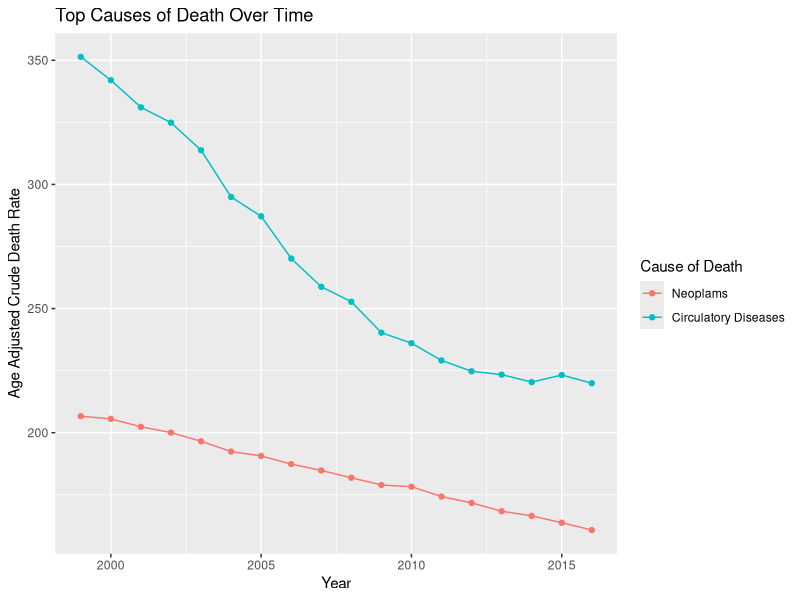
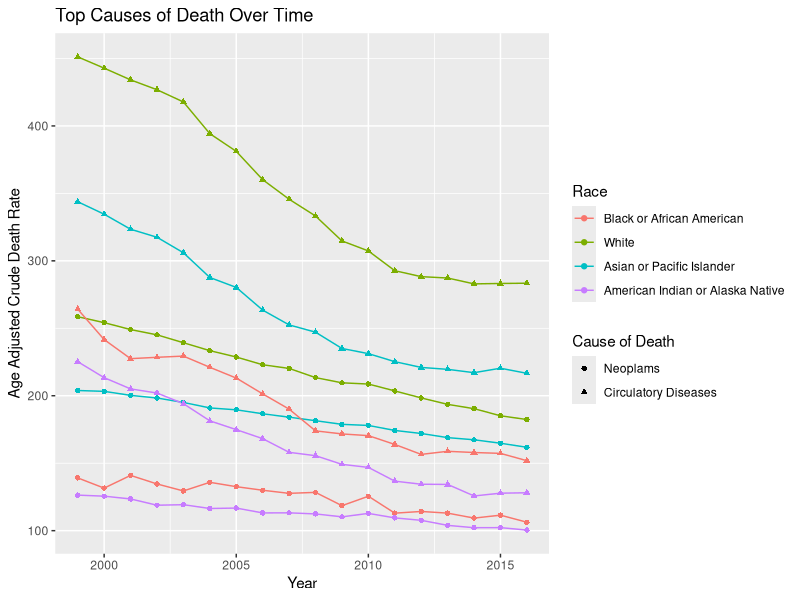
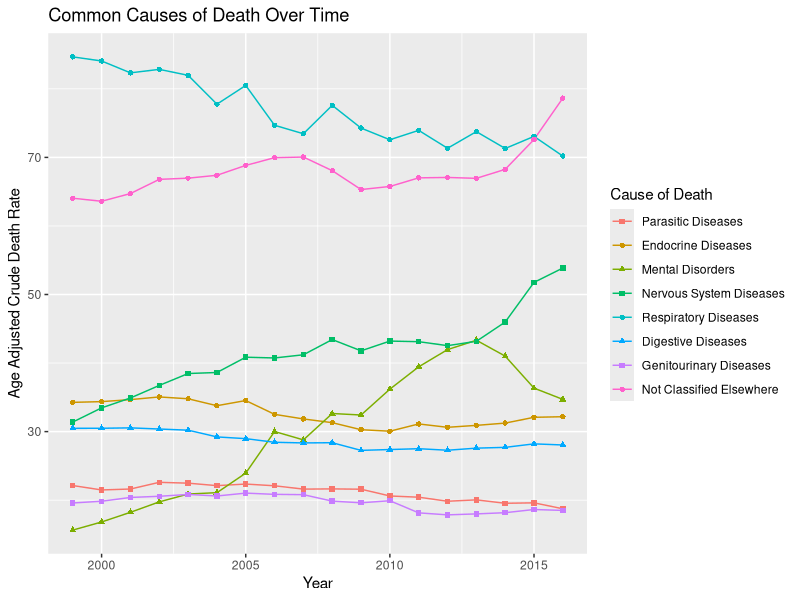
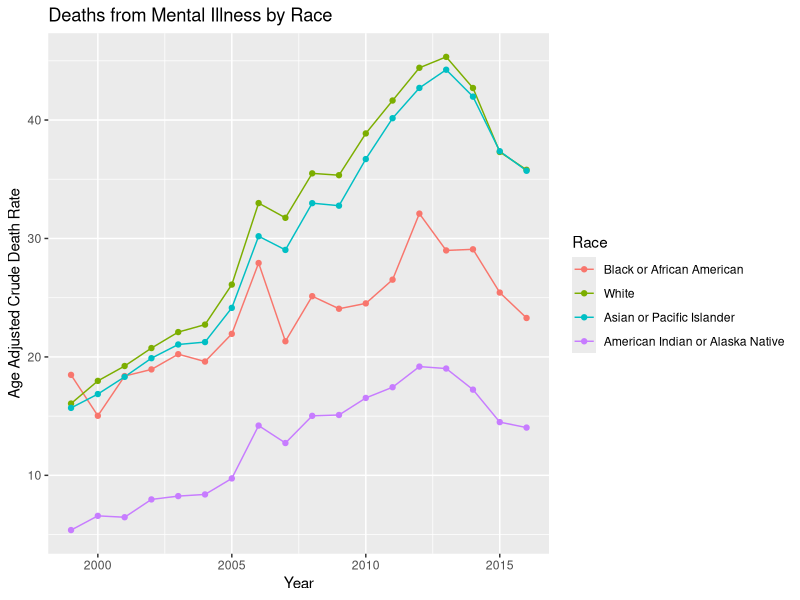
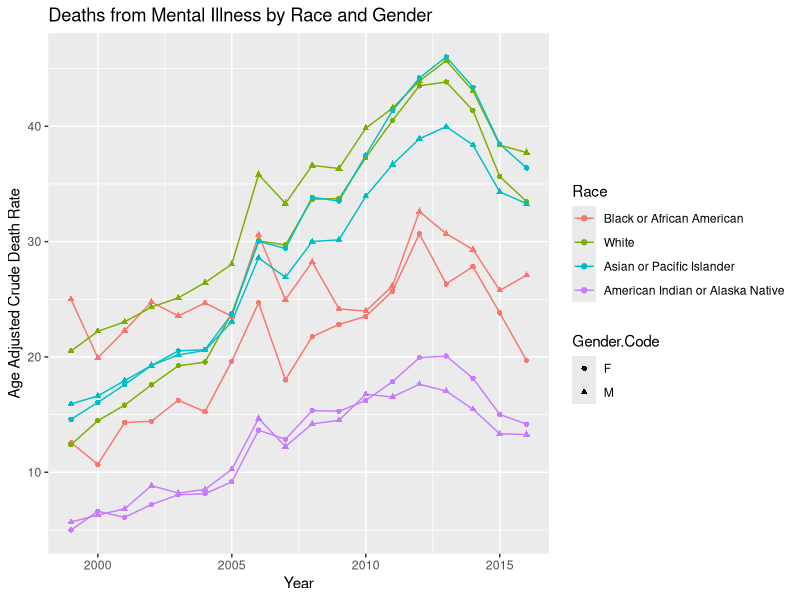
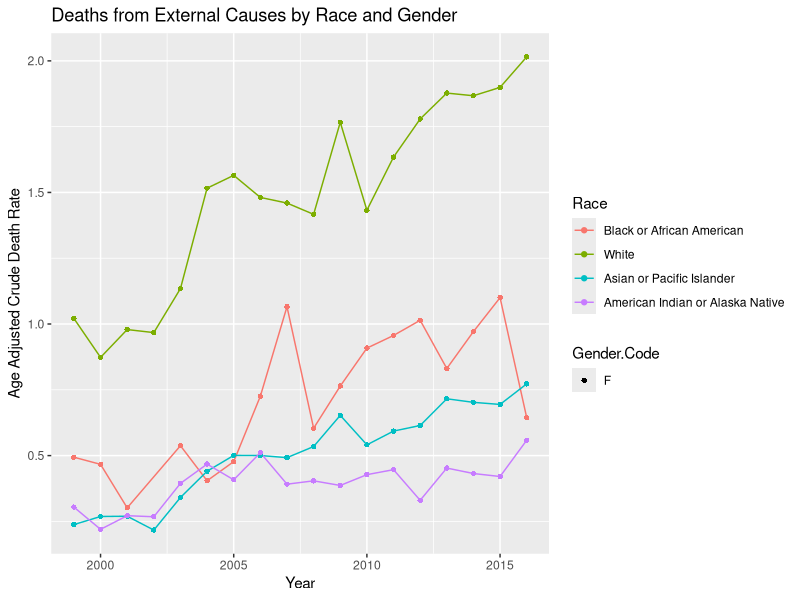

Source code (R) for these figures, in order:
# Setup ----
library(rstudioapi)
library(tidyverse)

setwd(dirname(getActiveDocumentContext()$path))

df_1     <- read.delim("mortality_1999-2016_1.txt")
df_1_4   <- read.delim("mortality_1999-2016_1-4.txt")
df_5_9   <- read.delim("mortality_1999-2016_5-9.txt")
df_10_14 <- read.delim("mortality_1999-2016_10-14.txt")
df_15_19 <- read.delim("mortality_1999-2016_15-19.txt")
df_20_24 <- read.delim("mortality_1999-2016_20-24.txt")
df_25_34 <- read.delim("mortality_1999-2016_25-34.txt")
df_35_44 <- read.delim("mortality_1999-2016_35-44.txt")
df_35_44 <- read.delim("mortality_1999-2016_35-44.txt")
df_45_54 <- read.delim("mortality_1999-2016_45-54.txt")
df_55_64 <- read.delim("mortality_1999-2016_55-64.txt")
df_65_74 <- read.delim("mortality_1999-2016_65-74.txt")
df_75_84 <- read.delim("mortality_1999-2016_75-84.txt")
df_85    <- read.delim("mortality_1999-2016_85+.txt")

df <- rbind(df_1, 
            df_1_4, 
            df_5_9, 
            df_10_14, 
            df_15_19, 
            df_20_24, 
            df_25_34, 
            df_35_44,
            df_45_54,
            df_55_64,
            df_65_74,
            df_75_84,
            df_85)

# Data Cleaning ----

# Check for NA values
apply(df, 2, function(x) sum(is.na(x)))

# Create new dataframe to examine cause of NA Age Group values
age_group_na <- subset(df, subset = is.na(df$Age.Group.Code))

head(age_group_na)

# Remove NA Age Group values

df <- subset(df, subset = !is.na(df$Age.Group.Code))

# Create new dataframe to examine cause of NA Year values
year_na <- subset(df, subset = is.na(df$Year))

head(year_na)

# Remove NA Year values

df <- subset(df, subset = !is.na(df$Year))

# Check empty values

apply(df, 2, function(x) sum(x == ""))

# Check dataframe length to see if empty Notes values = total columns

dim(df)

# Check dataframe structure

str(df)

# Make index of icd chapters and chapter codes, then make columns for range of each chapter

sub_chapter_start <- substr(df$ICD.Sub.Chapter.Code, 1, 3)

df <- df %>% mutate(ICD.Chapter.Code = case_when(
  sub_chapter_start >= "A00" & sub_chapter_start <= "B99" ~ "A00-B99",
  sub_chapter_start >= "C00" & sub_chapter_start <= "D48" ~ "C00-D48",
  sub_chapter_start >= "D50" & sub_chapter_start <= "D89" ~ "D50-D89",
  sub_chapter_start >= "E00" & sub_chapter_start <= "E90" ~ "E00-E90",
  sub_chapter_start >= "F00" & sub_chapter_start <= "F99" ~ "F00-F99",
  sub_chapter_start >= "G00" & sub_chapter_start <= "G99" ~ "G00-G99",
  sub_chapter_start >= "H00" & sub_chapter_start <= "H59" ~ "H00-H59",
  sub_chapter_start >= "H60" & sub_chapter_start <= "H95" ~ "H60-H95",
  sub_chapter_start >= "I00" & sub_chapter_start <= "I99" ~ "I00-I99",
  sub_chapter_start >= "J00" & sub_chapter_start <= "J99" ~ "J00-J99",
  sub_chapter_start >= "K00" & sub_chapter_start <= "K93" ~ "K00-K93",
  sub_chapter_start >= "L00" & sub_chapter_start <= "L99" ~ "L00-L99",
  sub_chapter_start >= "M00" & sub_chapter_start <= "M99" ~ "M00-M99",
  sub_chapter_start >= "N00" & sub_chapter_start <= "N99" ~ "N00-N99",
  sub_chapter_start >= "O00" & sub_chapter_start <= "O99" ~ "O00-O99",
  sub_chapter_start >= "P00" & sub_chapter_start <= "P96" ~ "P00-P96",
  sub_chapter_start >= "Q00" & sub_chapter_start <= "Q99" ~ "Q00-Q99",
  sub_chapter_start >= "R00" & sub_chapter_start <= "R99" ~ "R00-R99",
  sub_chapter_start >= "S00" & sub_chapter_start <= "T98" ~ "S00-T98",
  sub_chapter_start >= "U00" & sub_chapter_start <= "U99" ~ "U00-U99",
  sub_chapter_start >= "V01" & sub_chapter_start <= "Y98" ~ "V01-Y98",
  sub_chapter_start >= "Z00" & sub_chapter_start <= "Z99" ~ "Z00-Z99",
))

# Check unique values of columns to be converted into keys

unique(df$ICD.Chapter.Code)
unique(df$ICD.Sub.Chapter)
unique(df$ICD.Sub.Chapter.Code)
unique(df$Year)
unique(df$Year.Code)
unique(df$Age.Group)
unique(df$Age.Group.Code)
unique(df$Gender)
unique(df$Gender.Code)
unique(df$Race)
unique(df$Race.Code)

# Remove non-numeric values from Crude.Rate

df$Crude.Rate <- gsub("[^0-9.]", "", df$Crude.Rate)

# Check non-numeric in Crude.Rate

length(grep("(^$)|([0-9])", df$Crude.Rate, invert = TRUE))

# Convert Data Types

factors <- c("ICD.Chapter.Code", 
            "ICD.Sub.Chapter.Code",
            "Age.Group.Code",
            "Gender.Code",
            "Race.Code")

df[,factors] <- lapply(df[,factors],
                        factor)

df$Crude.Rate <- as.numeric(df$Crude.Rate)

# Create keys for columns to be removed

gender_key <- unique(df[, c("Gender.Code", "Gender")])
age_key <- unique(df[, c("Age.Group.Code", "Age.Group")])
icd_key <- data.frame(ICD.Chapter.Code = unique(df[, c("ICD.Chapter.Code")]),
                      ICD.Chapter = c(
                        "Parasitic Diseases",
                        "Neoplams",
                        "Blood Diseases",
                        "Endocrine Diseases",
                        "Mental Disorders",
                        "Nervous System Diseases",
                        "Eye Diseases",
                        "Ear Diseases",
                        "Circulatory Diseases",
                        "Respiratory Diseases",
                        "Digestive Diseases",
                        "Skin Diseases",
                        "Muscular Diseases",
                        "Genitourinary Diseases",
                        "Pregnancy/Childbirth",
                        "Perinatal Conditions",
                        "Congenital Malformations",
                        "Not Classified Elsewhere",
                        "Special Purposes",
                        "External Causes"
                      )
)
icd_sub_key <- unique(df[, c("ICD.Sub.Chapter.Code", "ICD.Sub.Chapter", "ICD.Chapter.Code")])
race_key <- unique(df[, c("Race.Code", "Race")])

# Add population weights to age key

age_key$Age.Weight <- c(0.013818, # <1
                        0.055317, # 1-4
                        0.145565, # 5-9
                        0.145565, # 10-14
                        0.138646, # 15-19
                        0.138646, # 20-24
                        0.135573, # 25-34
                        0.162613, # 35-44
                        0.134834, # 45-54
                        0.087247, # 55-64
                        0.066037, # 65-74
                        0.044842, # 75-84
                        0.015508  # >=85
)

# Remove unwanted columns
df <- subset(df, select = -c(1, 2, 5, 6, 8, 10, 14))

df <- select(df, ICD.Chapter.Code, everything())

# Exploratory Analysis ----

total_deaths <- df %>%
  left_join(icd_key, by = c("ICD.Chapter.Code" = "ICD.Chapter.Code")) %>%
  group_by(ICD.Chapter.Code, ICD.Chapter) %>%
  summarise(Deaths = sum(Deaths)) %>%
  arrange(desc(Deaths))

print(total_deaths)

# Create function for calculating age adjusted death rates

# Function takes the name of the dataframe, then the name(s) of any grouping variables of interest
age_adjust <- function(X, ...){
  
  # Age.Group.Call needs to be included alongside the specific groups listed in the function call.
  X <- group_by(X, ..., Age.Group.Code)
  
  X <- summarise(X, Population = sum(unique(Population)), Deaths = sum(Deaths))
  
  # Calculate crude rate for each age group
  X$Crude.Rate <- (X$Deaths * 100000) / X$Population
  
  # Add in the age weights from the age_key dataframe 
  X <- merge(
    X,
    age_key[, c("Age.Group.Code", "Age.Weight")],
    by = "Age.Group.Code"
  ) 
  
  # Multiply crude rates by age weight and sum across age groups for finished product
  X$Age.Adjustment <- X$Age.Weight * X$Crude.Rate
  
  X <- group_by(X, ...)
  
  X <- summarise(X, Crude.Rate.Adjusted = sum(Age.Adjustment))
  
  return(X)
}

# Age Adjusted Crude Rate by year for two causes of death

death_cause <- c("I00-I99", "C00-D48")

filter(df, ICD.Chapter.Code %in% death_cause) %>%
  age_adjust(ICD.Chapter.Code, Year) %>%
  ggplot(aes(x = Year, y = Crude.Rate.Adjusted, color = ICD.Chapter.Code)) +
  geom_line() +
  geom_point() +
  ylab("Age Adjusted Crude Death Rate") +
  labs(title = "Top Causes of Death Over Time") +
  scale_color_discrete(
    labels = icd_key$ICD.Chapter[
      icd_key$ICD.Chapter.Code %in% death_cause
    ],
    name = "Cause of Death"
  )

# Age Adjusted Crude Rate by year and race for two causes of death

filter(df, ICD.Chapter.Code %in% death_cause) %>%
  age_adjust(ICD.Chapter.Code, Year, Race.Code) %>%
  ggplot(
    aes(
      x = Year,
      y = Crude.Rate.Adjusted,
      shape = ICD.Chapter.Code,
      color = Race.Code
    )
  ) +
  geom_line() +
  geom_point() +
  ylab("Age Adjusted Crude Death Rate") +
  labs(title = "Top Causes of Death Over Time") +
  scale_shape_discrete(
    labels = icd_key$ICD.Chapter[
      icd_key$ICD.Chapter.Code %in% death_cause
    ],
    name = "Cause of Death"
  ) +
  scale_color_discrete(labels = race_key$Race, name = "Race")

# Age adjusted crude rate for common causes of death 

death_cause <- total_deaths$ICD.Chapter.Code[
  which(
    total_deaths$Deaths > 999999 & 
      total_deaths$Deaths < 10000000
  )
]

filter(df, ICD.Chapter.Code %in% death_cause) %>%
  age_adjust(ICD.Chapter.Code, Year) %>%
  ggplot(aes(x = Year, y = Crude.Rate.Adjusted, color = ICD.Chapter.Code)) +
  geom_line() +
  geom_point(aes(shape = ICD.Chapter.Code)) + 
  ylab("Age Adjusted Crude Death Rate") +
  labs(title = "Common Causes of Death Over Time") +
  scale_color_discrete(
    labels = icd_key$ICD.Chapter[
      icd_key$ICD.Chapter.Code %in% death_cause
    ],
    name = "Cause of Death"
  ) +
  scale_linetype_discrete(
    labels = icd_key$ICD.Chapter[
      icd_key$ICD.Chapter.Code %in% death_cause
    ],
    name = "Cause of Death"
  ) +
  scale_shape_manual(
    labels = icd_key$ICD.Chapter[
      icd_key$ICD.Chapter.Code %in% death_cause
    ],
    name = "Cause of Death",
    values = c(15, 16, 17, 15, 16, 17, 15, 16)
  )

# Mental disorders by race

filter(df, ICD.Chapter.Code == "F00-F99") %>%
  age_adjust(ICD.Chapter.Code, Year, Race.Code) %>%
  ggplot(aes(x = Year, y = Crude.Rate.Adjusted, color = Race.Code)) +
  geom_line() +
  geom_point() +
  ylab("Age Adjusted Crude Death Rate") +
  labs(title = "Deaths from Mental Illness by Race") +
  scale_color_discrete(labels = race_key$Race, name = "Race")

# Mental disorders by race and gender

filter(df, ICD.Chapter.Code == "F00-F99") %>%
  age_adjust(ICD.Chapter.Code, Year, Race.Code, Gender.Code) %>%
  ggplot(aes(x = Year, y = Crude.Rate.Adjusted, color = Race.Code, shape = Gender.Code)) +
  geom_line() +
  geom_point() +
  ylab("Age Adjusted Crude Death Rate") +
  labs(title = "Deaths from Mental Illness by Race and Gender") +
  scale_color_discrete(labels = race_key$Race, name = "Race")

# External causes by race and gender

filter(df, ICD.Chapter.Code == "O00-O99") %>%
  age_adjust(ICD.Chapter.Code, Year, Race.Code, Gender.Code) %>%
  ggplot(aes(x = Year, y = Crude.Rate.Adjusted, color = Race.Code, shape = Gender.Code)) +
  geom_line() +
  geom_point() +
  ylab("Age Adjusted Crude Death Rate") +
  labs(title = "Deaths from External Causes by Race and Gender") +
  scale_color_discrete(labels = race_key$Race, name = "Race")
